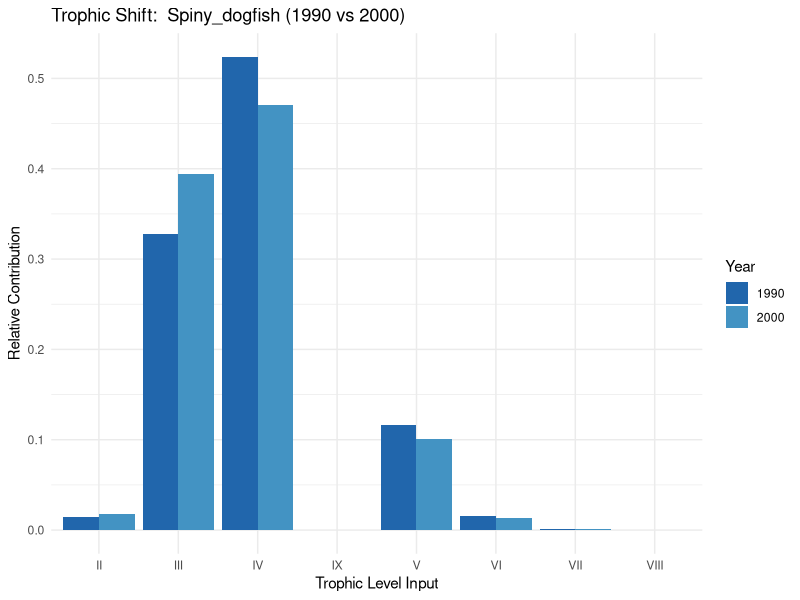
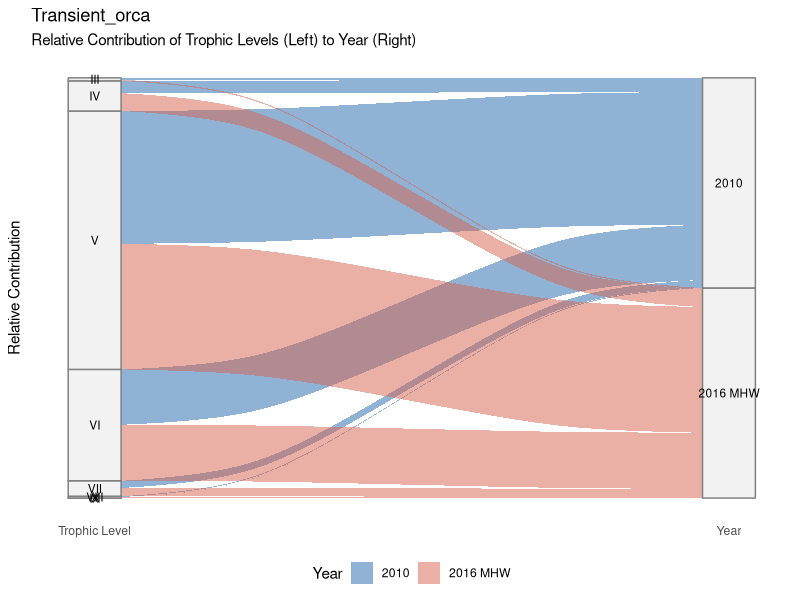
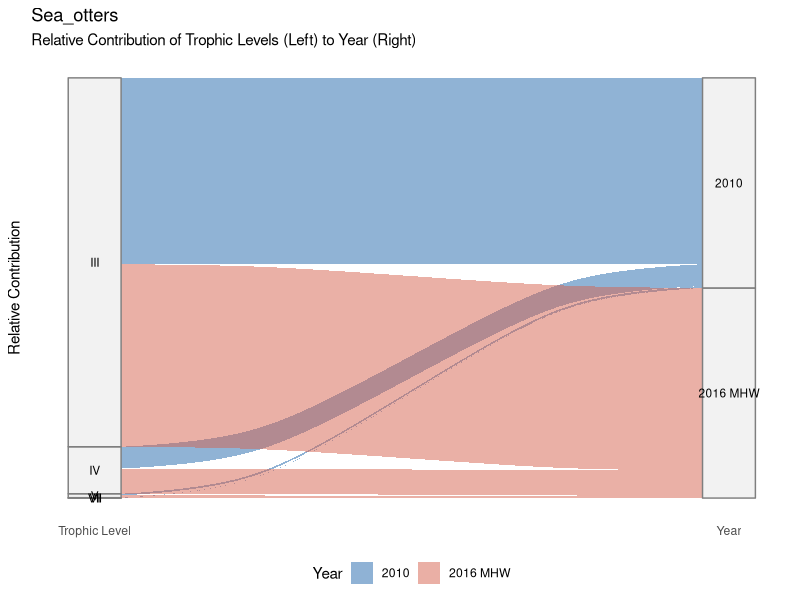
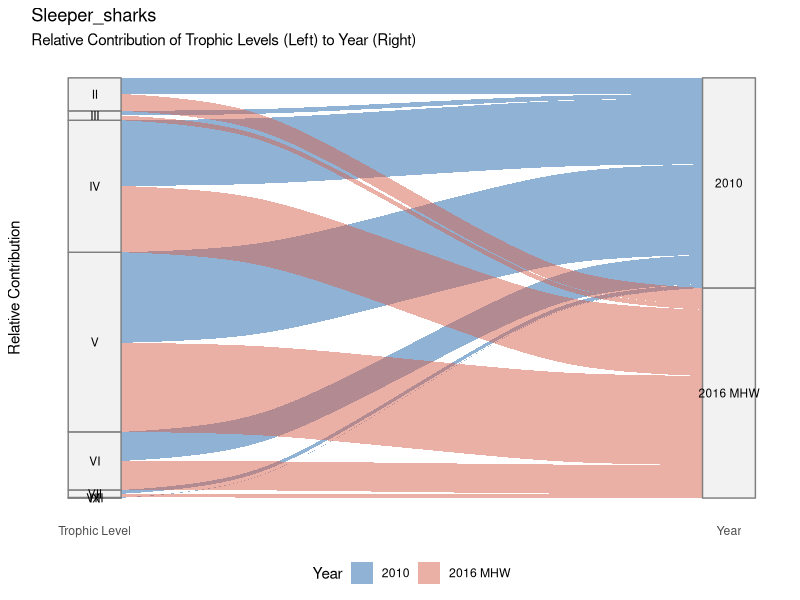
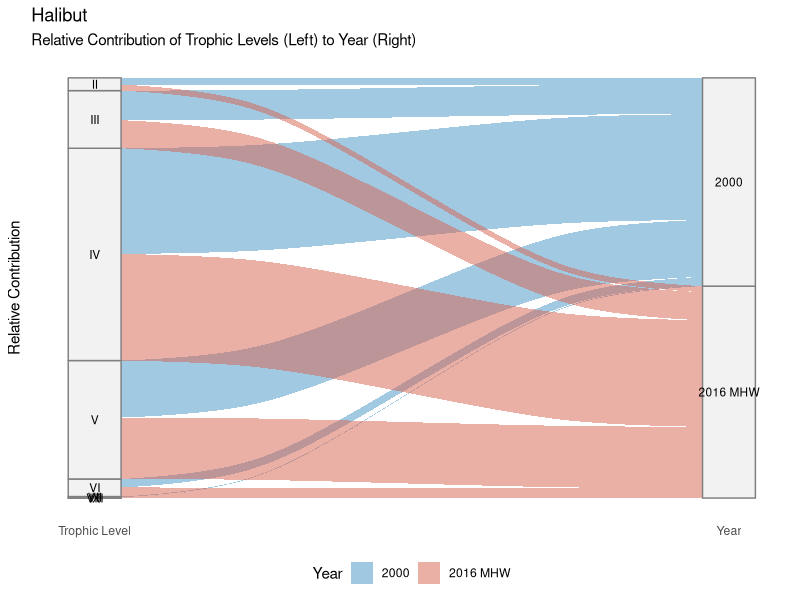
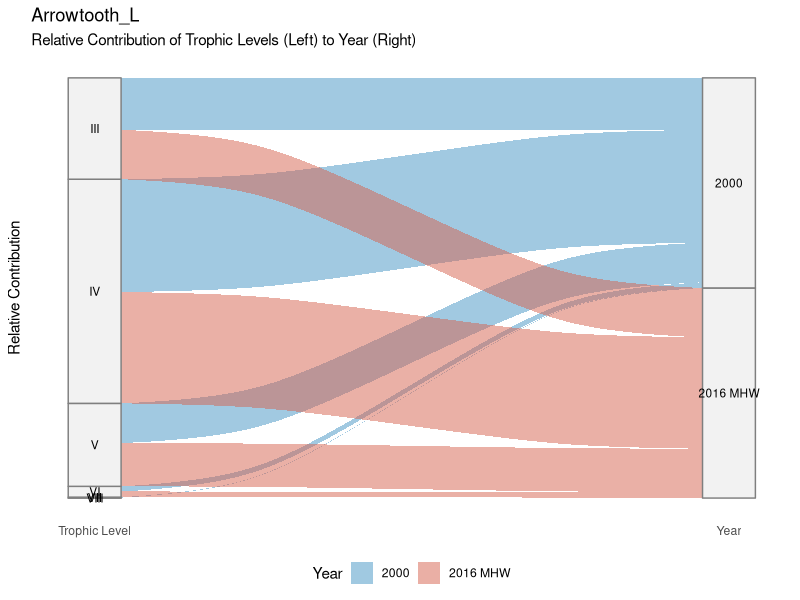
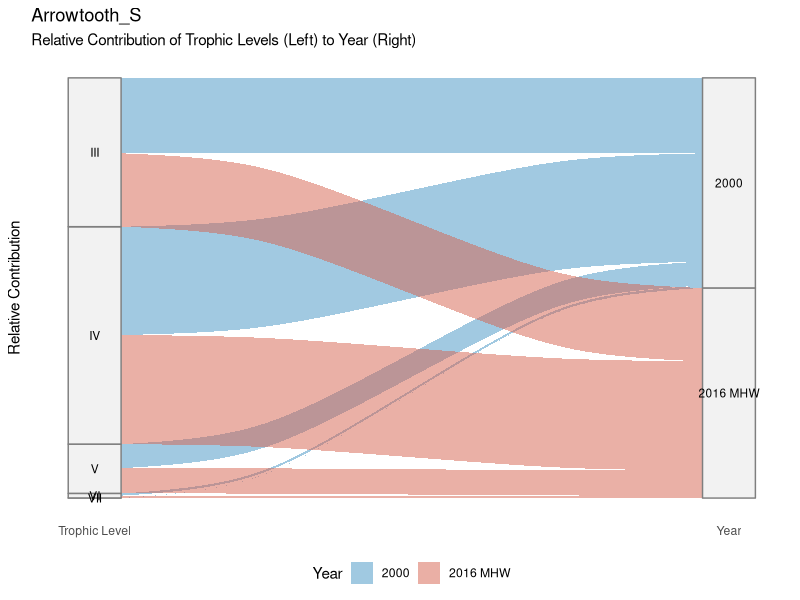
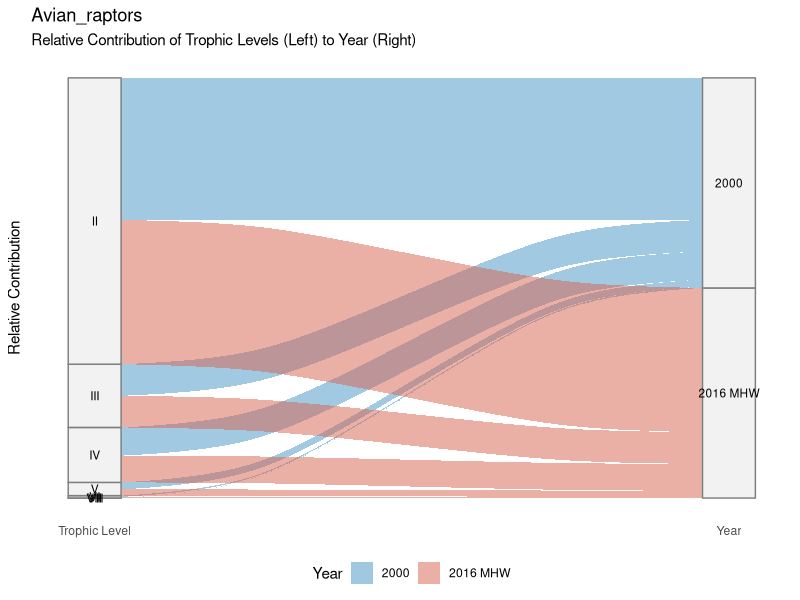

R code for these plots, in order:
# Install packages if you haven't already
# install.packages(c("ggplot2", "ggalluvial", "dplyr", "readr"))

library(ggplot2)
library(ggalluvial)
library(dplyr)
library(readr)
library(tidyverse)



# Data
data_rel <- read_csv("DATA/sankey_data_relative.csv")
data_abs <- read_csv("DATA/sankey_data_absolute.csv")
#-----------------------------------------------------------------------------#
#Trophic level decomposition_ trophic change scores ####
# This code is to find the groups that had significat changes in TLD scores 
# between 2010 and 2016 MHW, and between 1990 2000 post oil spill period
#-----------------------------------------------------------------------------#

data <- data_rel

# Oil TLD sankey ####
# We split the data into 1990 and 2000 sets and join them to compare side-by-side
structural_changes <- data %>%
  filter(Year %in% c("1990", "2000")) %>%
  select(Species, Year, Trophic_Level, Value) %>%
  
  # Spread to wide format or join self to get 1990 and 2000 columns
  pivot_wider(names_from = Year, values_from = Value, values_fill = 0) %>%
  
  # Remove species that don't exist in both years (optional, but safer)
  filter(`1990` > 0 | `2000` > 0) %>%
  
  # 3. Calculate Differences
  mutate(
    Diff = `2000` - `1990`,
    Abs_Diff = abs(Diff)
  ) %>%
  
  # 4. Sum the differences per Species (The L1 Norm Score)
  group_by(Species) %>%
  summarise(
    Total_Score = sum(Abs_Diff),
    # Create a summary string of the biggest changes for context
    Major_Shifts = paste0(
      Trophic_Level[abs(Diff) > 0.01], " (", round(Diff[abs(Diff) > 0.01], 3), ")",
      collapse = ", "
    )
  ) %>%
  
  # 5. Sort by biggest change
  arrange(desc(Total_Score))

# 6. View the Top 5 Affected Species
str_changes_oil <- print(head(structural_changes, 10))

# 2010 - 2016 MHW

# Analysis
# We split the data into 1990 and 2000 sets and join them to compare side-by-side
structural_changes_mhw <- data %>%
  filter(Year %in% c("2010", "2016 MHW")) %>%
  select(Species, Year, Trophic_Level, Value) %>%
  
  # Spread to wide format or join self to get 1990 and 2000 columns
  pivot_wider(names_from = Year, values_from = Value, values_fill = 0) %>%
  
  # Remove species that don't exist in both years (optional, but safer)
  filter(`2010` > 0 | `2016 MHW` > 0) %>%
  
  # 3. Calculate Differences
  mutate(
    Diff = `2016 MHW` - `2010`,
    Abs_Diff = abs(Diff)
  ) %>%
  
  # 4. Sum the differences per Species (The L1 Norm Score)
  group_by(Species) %>%
  summarise(
    Total_Score = sum(Abs_Diff),
    # Create a summary string of the biggest changes for context
    Major_Shifts = paste0(
      Trophic_Level[abs(Diff) > 0.01], " (", round(Diff[abs(Diff) > 0.01], 3), ")",
      collapse = ", "
    )
  ) %>%
  
  # 5. Sort by biggest change
  arrange(desc(Total_Score))

# 6. View the Top 5 Affected Species
str_changes_mhw <- print(head(structural_changes_mhw, 6
                              ))




# --- OPTIONAL: VISUALIZE THE SHIFT FOR TOP SPECIES ---
# Let's plot the top species to see the shift
top_species <- structural_changes$Species[4] # e.g., "Seabirds"

data %>%
  filter(Species == top_species, Year %in% c("1990", "2000")) %>%
  ggplot(aes(x = Trophic_Level, y = Value, fill = Year)) +
  geom_col(position = "dodge") +
  scale_fill_manual(values = c("1990" = "#2166ac", "2000" = "#4393c3")) +
  labs(
    title = paste("Trophic Shift: ", top_species, "(1990 vs 2000)"),
    y = "Relative Contribution",
    x = "Trophic Level Input"
  ) +
  theme_minimal()

## Sankey plots bulk ####

# Plotting function
plot_species_sankey <- function(data, species_name, years_to_include = NULL) {
  
  # --- Data Filtering & Prep ---
  
  # Filter for the specific species
  species_data <- data %>%
    filter(Species == species_name)
  
  # Filter specific years if requested
  if (!is.null(years_to_include)) {
    species_data <- species_data %>% filter(Year %in% years_to_include)
  }
  
  # 1. Enforce Chronological Order for Years
  year_order <- c("1990", "1997 MHW", "2000", "2005 MHW", "2010", "2016 MHW", "2019 MHW")
  # Only use years that actually exist in the filtered data
  existing_years <- year_order[year_order %in% unique(species_data$Year)]
  species_data$Year <- factor(species_data$Year, levels = existing_years)
  
  # 2. Enforce Numerical Order for Trophic Levels (Roman Numerals)
  tl_order <- c("II", "III", "IV", "V", "VI", "VII", "VIII", "IX", "X")
  species_data$Trophic_Level <- factor(species_data$Trophic_Level, levels = tl_order)
  
  # --- Color Definition (Warm vs Cold) ---
  custom_colors <- c(
    "1990" = "#92c5de",      # Cold (Blue)"#2166ac"
    "2000" = "#4393c3",      # Cold (Blue)"#4393c3"
    "2010" = "#2166ac",      # Cold (Blue)"#92c5de"
    "1997 MHW" = "#b2182b",  # Warm (Red)"#b2182b"
    "2005 MHW" = "#d6604d",  # Warm (Orange)"#d6604d"
    "2016 MHW" = "#d6604d",  # Warm (Salmon)"#f4a582"
    "2019 MHW" = "#b2182b"   # Warm (Peach)"#fddbc7"
  )
  
  # --- Plotting ---
  
  # We switch from aes(x=Year) to aes(axis1, axis2) to get the Left-to-Right flow
  ggplot(species_data,
         aes(y = Value, 
             axis1 = Trophic_Level,  # LEFT Axis
             axis2 = Year)) +        # RIGHT Axis
    
    # 1. The Flows (Colored by Year)
    geom_alluvium(aes(fill = Year), width = 1/12) +
    
    # 2. The Vertical Bars (Strata)
    geom_stratum(width = 1/12, fill = "grey95", color = "grey50") +
    
    # 3. Text Labels (Trophic Levels and Years)
    geom_text(stat = "stratum", aes(label = after_stat(stratum)), size = 3) +
    
    # 4. Settings
    scale_x_discrete(limits = c("Trophic Level", "Year"), expand = c(.05, .05)) +
    scale_fill_manual(values = custom_colors) +
    theme_minimal() +
    labs(
      title = paste(species_name),
      subtitle = "Relative Contribution of Trophic Levels (Left) to Year (Right)",
      y = "Relative Contribution"
    ) +
    theme(
      legend.position = "bottom",
      axis.title.x = element_blank(),
      axis.text.y = element_blank(),
      axis.ticks = element_blank(),
      panel.grid = element_blank()
    )
}


#-----------------------------------------------------------------------------#
#-----------------------------------------------------------------------------#

# Example A: Plot a single species (All Years)
plot_species_sankey(data_rel, "Transient_orca", years_to_include = c("2010", "2016 MHW"))
plot_species_sankey(data_abs, "Sea_otters", years_to_include = c("2010", "2016 MHW"))

plot_species_sankey(data_abs, "Sleeper_sharks", years_to_include = c("2010", "2016 MHW"))

# Example B: Plot a single species (Specific Years Only)
# Comparing 1990 to 2019
plot_species_sankey(data_abs, "Halibut", years_to_include = c("2000", "2016 MHW"))

# Example C: Generate ALL plots and save to one PDF
save_all_species_to_pdf <- function(data, filename="Sankey_Plots.pdf", years=NULL) {
  
  pdf(filename, width = 10, height = 7)
  
  # Get list of all species
  all_species <- sort(unique(data$Species))
  
  for (sp in all_species) {
    # Check if data exists for this species in the requested years
    # (Prevents errors if a species is missing from specific years)
    tryCatch({
      print(paste("Generating:", sp))
      p <- plot_species_sankey(data, sp, years_to_include = c("2000", "2016 MHW"))
      print(p) # Print to PDF
    }, error = function(e) {
      print(paste("Skipping", sp, "due to missing data or error."))
    })
  }
  
  dev.off()
  print(paste("Done! Saved to", filename))
}

# Run the bulk save:
save_all_species_to_pdf(data, "My_Sankey_Plots_TLD.pdf")





#------------------------------------------------------------------------------#
#------------------------------------------------------------------------------#
#Percent change MHW 2010 vs 2016 ####
# Install packages if missing
# install.packages(c("tidyverse", "scales"))

library(tidyverse)
library(scales)

# Absolute Data
# Make sure "sankey_data_absolute.csv" is in your working directory
data <- data_abs %>% 
  filter(!Species %in% "Total")

# Filter and Calculate Totals
# We sum across all Trophic Levels to get the total biomass/flow per species per year
pct_change_data <- data %>%
  filter(Year %in% c("2010", "2016 MHW")) %>%
  group_by(Species, Year) %>%
  summarise(Total_Value = sum(Value, na.rm = TRUE), .groups = "drop") %>%
  pivot_wider(names_from = Year, values_from = Total_Value, values_fill = 0) %>%
  
  # Percent Change
  # Formula: (New - Old) / Old * 100
  mutate(
    Diff = `2016 MHW` - `2010`,
    Pct_Change = (Diff / `2010`) * 100
  ) %>%
  
  # Remove species with 0 value in year 2000 (div by zero) or negligible change
  filter(`2010` > 0.001) %>%
  filter(!is.na(Pct_Change)) %>%
  
  # Sort and Filter for Top Changes
  # Let's keep the Top 20 species with the biggest absolute percent change
  mutate(Abs_Change = abs(Pct_Change)) %>%
  arrange(desc(Abs_Change)) %>%
  head(40) %>%
  
  # Create a category for coloring (Increase vs Decrease)
  mutate(
    Type = ifelse(Pct_Change > 0, "Increase", "Decrease"),
    Species = fct_reorder(Species, Pct_Change) # Order factor for plotting
  )

# 5. Plot the Diverging Bar Chart
TDL_MHW_percent_change <- ggplot(pct_change_data, aes(x = Species, y = Pct_Change, fill = Type)) +
  geom_col(width = 0.7) +
  #geom_text(aes(label = paste0(round(Pct_Change, 1), "%")), 
  #          hjust = ifelse(pct_change_data$Pct_Change > 0, -0.2, 1.2), 
  #          size = 3.5) +
  coord_flip() + # Flip to horizontal bars
  scale_fill_manual(values = c("Decrease" = "#D55E00", "Increase" = "#0072B2")) +
  expand_limits(y = c(min(pct_change_data$Pct_Change)*1.2, max(pct_change_data$Pct_Change)*1.2)) +
  labs(
    title = "Top 20 Species by Percent Change (2010 vs 2016 MHW)",
    subtitle = "Relative change in total absolute biomass/flow",
    y = "Percent Change (%)",
    x = "Species",
    fill = "Direction"
  ) +
  theme_minimal() +
  theme(
    legend.position = "top",
    axis.text.y = element_text(size = 10, face = "bold"),
    panel.grid.major.y = element_blank() # Clean up horizontal grid lines
  )

ggsave(
  "FIGURES/TDL_MHW_percent_change.png",
  TDL_MHW_percent_change,
  width = 6, 
  height = 8,
  bg = "transparent"
)
#------------------------------------------------------------------------------#
#------------------------------------------------------------------------------#
#Percent change oil 1990 vs 2000 ####

# Absolute Data
data_oil <- data_abs %>% 
  filter(!Species %in% "Total")

# Filter and Calculate Totals
# We sum across all Trophic Levels to get the total biomass/flow per species per year
pct_change_data_oil <- data_oil %>%
  filter(Year %in% c("1990", "2000")) %>%
  group_by(Species, Year) %>%
  summarise(Total_Value = sum(Value, na.rm = TRUE), .groups = "drop") %>%
  pivot_wider(names_from = Year, values_from = Total_Value, values_fill = 0) %>%
  
  # Percent Change
  # Formula: (New - Old) / Old * 100
  mutate(
    Diff = `2000` - `1990`,
    Pct_Change = (Diff / `1990`) * 100
  ) %>%
  
  # Remove species with 0 value in year 2000 (div by zero) or negligible change
  filter(`2000` > 0.001) %>%
  filter(!is.na(Pct_Change)) %>%
  
  # Sort and Filter for Top Changes
  # Let's keep the Top 20 species with the biggest absolute percent change
  mutate(Abs_Change = abs(Pct_Change)) %>%
  arrange(desc(Abs_Change)) %>%
  head(40) %>%
  
  # Create a category for coloring (Increase vs Decrease)
 mutate(
   Type = ifelse(Pct_Change > 0, "Increase", "Decrease"),
   Species = fct_reorder(Species, Pct_Change) # Order factor for plotting
 )

# 5. Plot the Diverging Bar Chart
TDL_oil_percent_change <- ggplot(pct_change_data_oil, aes(x = Species, y = Pct_Change, fill = Type)) +
  geom_col(width = 0.7) +
  #geom_text(aes(label = paste0(round(Pct_Change, 1), "%")), 
   #         hjust = ifelse(pct_change_data_oil$Pct_Change > 0, -0.2, 1.2), 
    #        size = 3.5) +
  coord_flip() + # Flip to horizontal bars
  scale_fill_manual(values = c("Decrease" = "#D55E00", "Increase" = "#0072B2")) +
  expand_limits(y = c(min(pct_change_data_oil$Pct_Change)*1.2, max(pct_change_data_oil$Pct_Change)*1.2)) +
  labs(
    title = "Top 20 Species by Percent Change (1990 vs 2000)",
    subtitle = "Relative change in total absolute biomass/flow",
    y = "Percent Change (%)",
    x = "Species",
    fill = "Direction"
  ) +
  theme_minimal() +
  theme(
    legend.position = "top",
    axis.text.y = element_text(size = 10, face = "bold"),
    panel.grid.major.y = element_blank() # Clean up horizontal grid lines
  )

ggsave(
  "FIGURES/TDL_oil_percent_change.png",
  TDL_oil_percent_change,
  width = 6, 
  height = 8,
  bg = "transparent"
)
